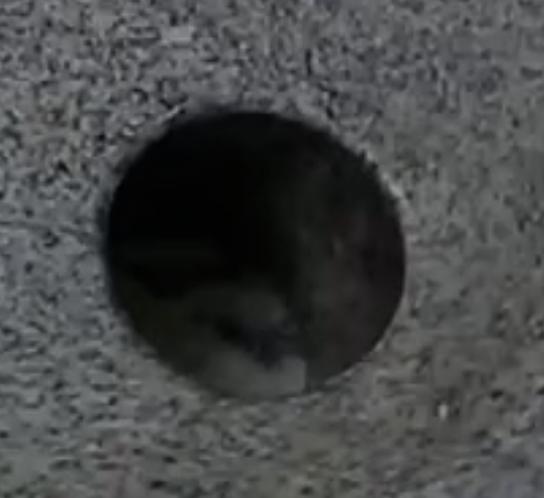
#> input picture reference/images/3.png, 544 x 498 px
$ python ft_numpy.py   (Python 2 division)
#> lines starting #> are read from the running program, lines starting #| are printed output that depends on the picture; after the words box and inside, x2 and y2 are one past the last pixel; in counts of white or black regions, pixels touching at a corner belong together
#-*- coding:utf-8 -*-

"""
# Fourier Transform(푸리에 변환)
    . 시간 도메인(X축)에서 표현된 신호(일반적인 파형 도표)를 주파수 도메인으로 변환.
    . 시간축이 제거되어 대상의 전체적인 특징을 파악할 수 있음.
    . 이미지에 적용이 되어 중심이 저주파 영역, 주변이 고주파 영역을 나타냄.
    . 푸리에 변환을 하여 저주파 또는 고주파를 제거하고 다시 역으로 이미지로 변환 함으로써
      이미지가공을 할 수 있음.
      (ex; 푸리에 변환 후 중심의 저주파를 제거하고 다시 Image로 전환 하면 이미지의 경계선만 남게 됨.
           푸리에 변환 후 주변의 고주파를 제거하면 모아레 패턴(휴대폰으로 모니터를 찍었을 때 나타나는 현상)
           을 제거할 수 있음.(모니터의 고주파를 제거함.)
      )
"""
import cv2
import numpy as np
from matplotlib import pyplot as plt


img = cv2.imread('images/3.png')
#> img is the input picture: shape (498, 544, 3); mean B, G, R 71.6, 71.2, 69.6
b,g,r = cv2.split(img)
img = cv2.merge([r,g,b])
img = cv2.cvtColor(img, cv2.COLOR_BGR2GRAY)
#> img: shape (498, 544)
"""
# Fourier Transform을 적용.
 적용을 하면 0,0, 즉 화면 좌측상단점이 중심이고, 거기에 저주파가 모여 있음.
 분석을 용이하게 하기 위해 0,0을 이미지의 중심으로 이동 시키고 Log Scaling을 하여 분석이 용이한 결과값으로 변환
"""
f = np.fft.fft2(img) # 이미지에 푸리에 변환 적용
fshift = np.fft.fftshift(f) #분석을 용이하게 하기 위해 주파수가 0인 부분을 중앙에 위치시킴. 중앙에 저주파가 모이게 됨.
magnitude_spectrum = 20*np.log(np.abs(fshift)) #spectrum 구하는 수학식.
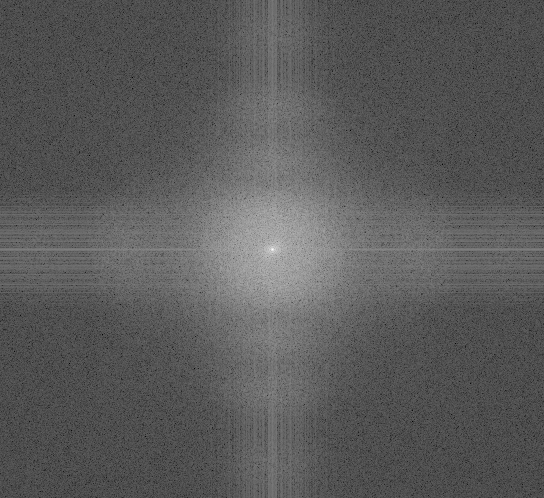
#> magnitude_spectrum: shape (498, 544) float64; min -8.08, max 335.5, mean 114.3; drawn with min black and max white

rows, cols = img.shape
#> rows = 498; cols = 544
crow, ccol = rows/2, cols/2 # 이미지의 중심 좌표
#> crow = 249; ccol = 272

# 중앙에서 10X10 사이즈의 사각형의 값을 1로 설정함. 중앙의 저주파를 모두 제거
# 저주파를 제거하였기 때문에 배경이 사라지고 경계선만 남게 됨.
d = 10
fshift[crow-d:crow+d, ccol-d:ccol+d] = 1

#푸리에 변환결과를 다시 이미지로 변환
f_ishift = np.fft.ifftshift(fshift)
img_back = np.fft.ifft2(f_ishift)
img_back = np.abs(img_back)
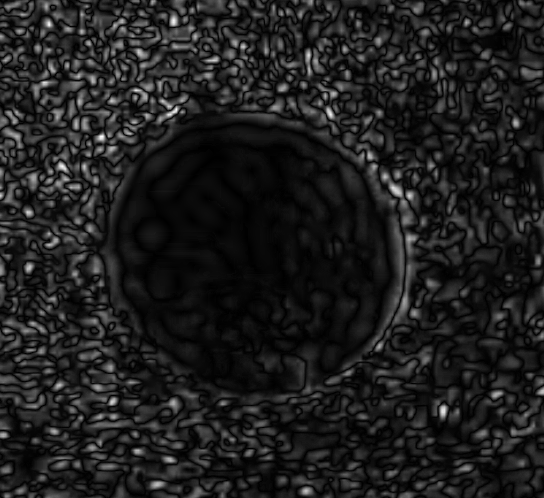
#> img_back: shape (498, 544) float64; min 0.00819, max 70.28, mean 8.5; drawn with min black and max white

#threshold를 적용하기 위해 float type을 int type으로 변환
img_new = np.uint8(img_back);
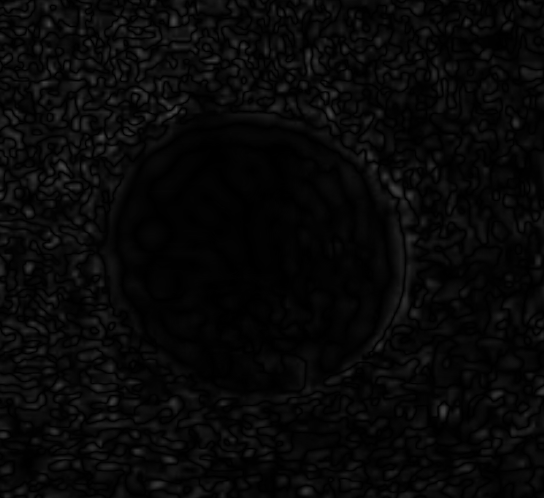
#> img_new: shape (498, 544); min 0, max 70, mean 8
ret, thresh = cv2.threshold(img_new,30,255,cv2.THRESH_BINARY_INV)
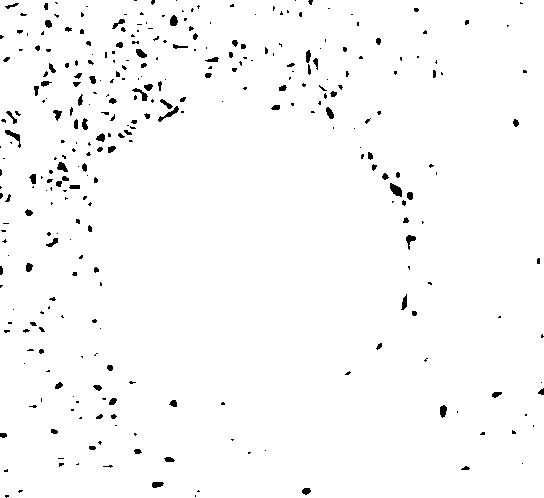
#> thresh: shape (498, 544); 98% white; 321 black regions (222 under 20 px), largest, box (x1, y1, x2, y2) and area: (390, 183, 402, 197) 105, (158, 106, 179, 122) 89, (5, 130, 21, 148) 89

plt.subplot(221),plt.imshow(img, cmap = 'gray')
plt.title('Input Image'), plt.xticks([]), plt.yticks([])

plt.subplot(222),plt.imshow(magnitude_spectrum, cmap = 'gray')
plt.title('Spectrum'), plt.xticks([]), plt.yticks([])

plt.subplot(223),plt.imshow(img_back, cmap = 'gray')
plt.title('FT'), plt.xticks([]), plt.yticks([])

plt.subplot(224),plt.imshow(thresh, cmap = 'gray')
plt.title('Threshold With FT'), plt.xticks([]), plt.yticks([])
plt.show()

$ run again, with reference/images/1.png copied over reference/images/3.png
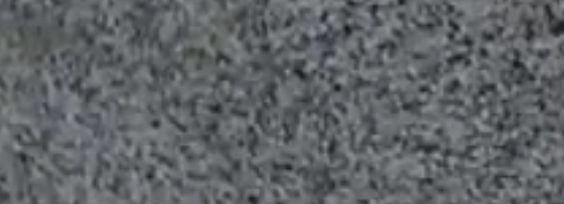
#> input picture reference/images/1.png, 564 x 204 px
#> img is the input picture: shape (204, 564, 3); mean B, G, R 102.3, 99.4, 95.9
#> `img_new = np.uint8(img_back);`:
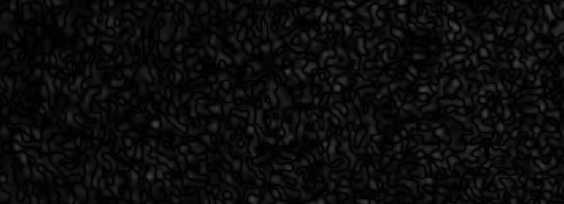
#> img_new: shape (204, 564); min 0, max 77, mean 11.4
#> `ret, thresh = cv2.threshold(img_new,30,255,cv2.THRESH_BINARY_INV)`:
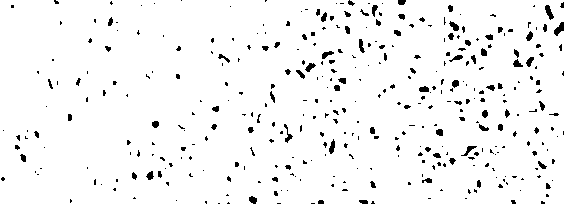
#> thresh: shape (204, 564); 95.7% white; 372 black regions (287 under 20 px), largest, box (x1, y1, x2, y2) and area: (554, 22, 564, 36) 78, (545, 5, 554, 20) 71, (449, 21, 459, 31) 56

$ run again, with reference/images/2.png copied over reference/images/3.png
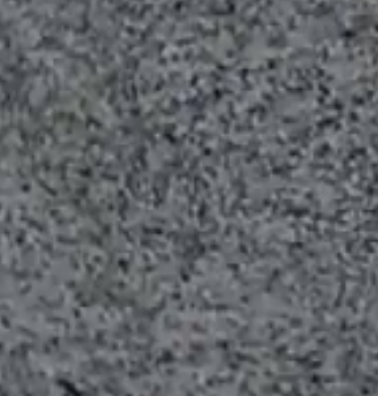
#> input picture reference/images/2.png, 378 x 396 px
#> img is the input picture: shape (396, 378, 3); mean B, G, R 103.7, 100.5, 97.1
#> `img_new = np.uint8(img_back);`:
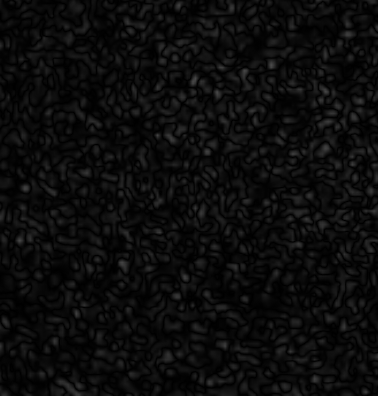
#> img_new: shape (396, 378); min 0, max 73, mean 11.6
#> `ret, thresh = cv2.threshold(img_new,30,255,cv2.THRESH_BINARY_INV)`:
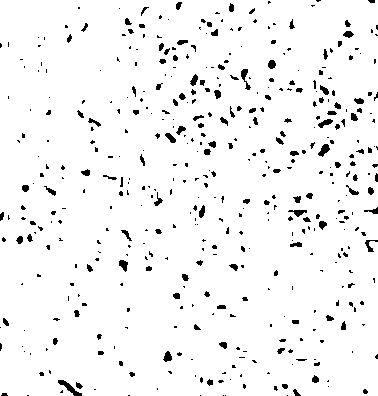
#> thresh: shape (396, 378); 95.5% white; 457 black regions (334 under 20 px), largest, box (x1, y1, x2, y2) and area: (58, 380, 82, 396) 127, (241, 69, 251, 90) 85, (318, 144, 330, 157) 85

$ run again, with reference/images/4.png copied over reference/images/3.png
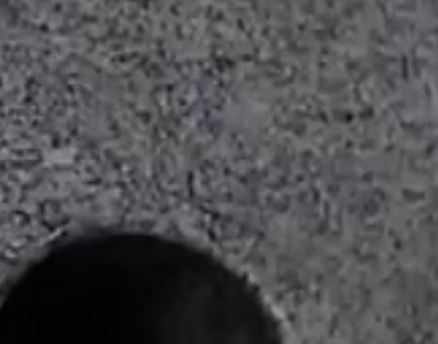
#> input picture reference/images/4.png, 438 x 344 px
#> img is the input picture: shape (344, 438, 3); mean B, G, R 79.3, 77.5, 75.9
#> `img_new = np.uint8(img_back);`:
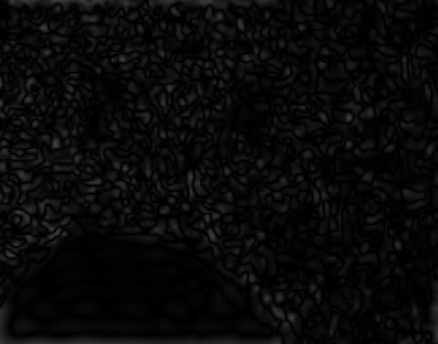
#> img_new: shape (344, 438); min 0, max 65, mean 8.9
#> `ret, thresh = cv2.threshold(img_new,30,255,cv2.THRESH_BINARY_INV)`:
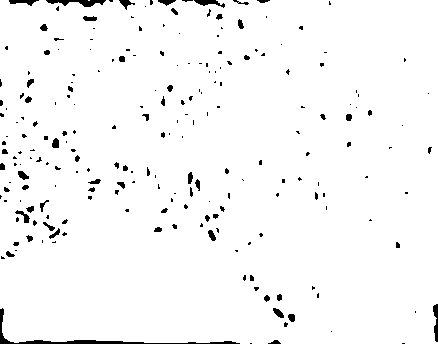
#> thresh: shape (344, 438); 97.1% white; 221 black regions (160 under 20 px), largest, box (x1, y1, x2, y2) and area: (0, 308, 240, 344) 648, (46, 0, 106, 7) 225, (433, 304, 438, 342) 127
